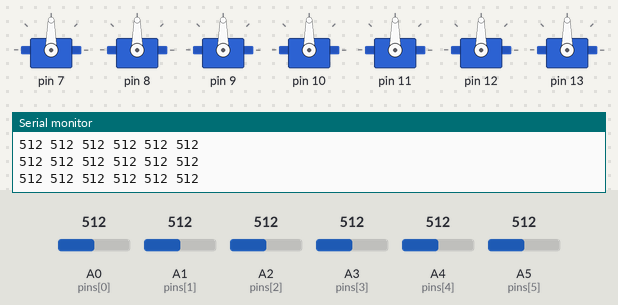
A sketch run on a simulated Arduino Uno, built with avr-gcc and run on an emulated ATmega328P. On the bench: 7 × servo, the last lines printed to the serial monitor. Inputs (shaded band) come from the test bench; at power-on: A0 (pins[0]) = 512, A1 (pins[1]) = 512, A2 (pins[2]) = 512, A3 (pins[3]) = 512, A4 (pins[4]) = 512, A5 (pins[5]) = 512.

Above: at 1.2 s.
1.3 s: A0 (pins[0]) set to 110
At 2.5 s:
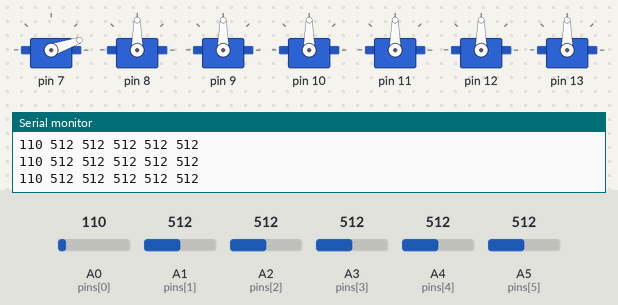
2.8 s: A0 (pins[0]) set to 92
At 3.1 s:
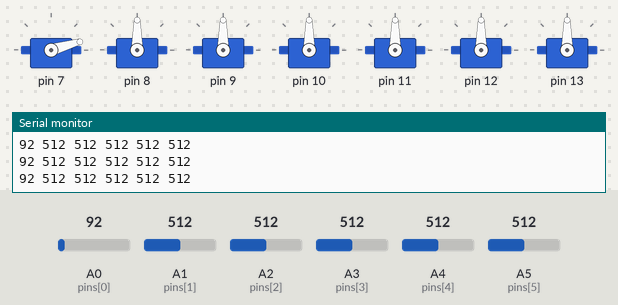
5.8 s: A1 (pins[1]) set to 716
At 6.3 s:
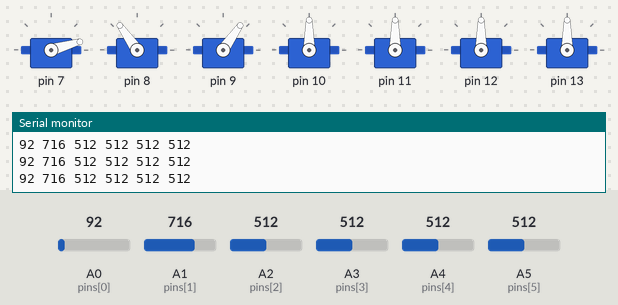
7.3 s: A2 (pins[2]) set to 108
At 7.7 s:
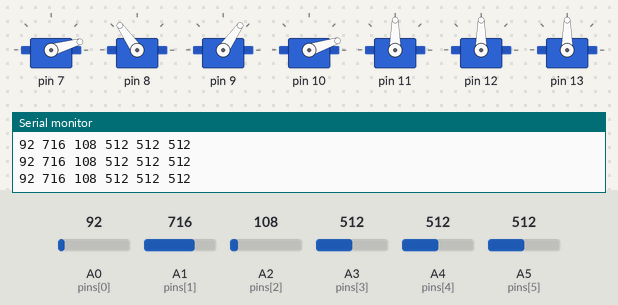
8.8 s: A2 (pins[2]) set to 95
At 9.1 s:
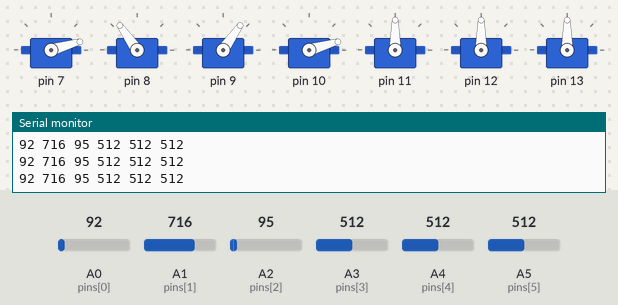
11.8 s: A3 (pins[3]) set to 110
At 12.4 s:
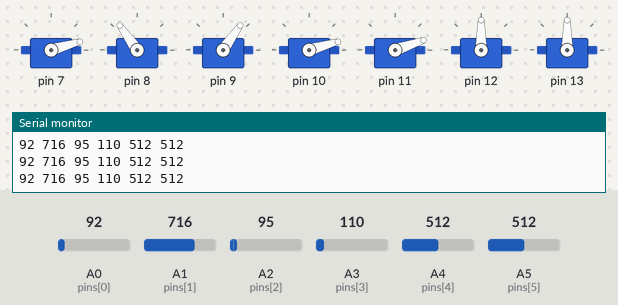
13.3 s: A3 (pins[3]) set to 91
Timing chart, 0 to 16.3 s (numbered marks = the images above; inputs shaded):
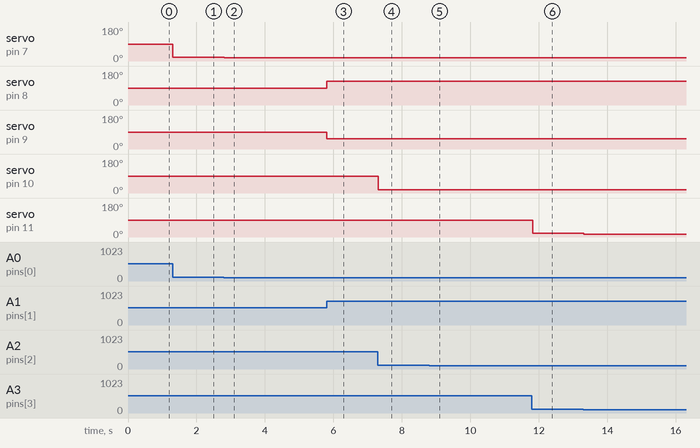

The sketch:

_6Pot.ino
```cpp
#include <Servo.h>
Servo servos[7];

int pins[6] = {A0,A1,A2,A3,A4,A5};
int vals[6];

void setup() {
  // put your setup code here, to run once:
  for (int i = 0; i < 6; i++) pinMode(pins[i],INPUT);
  for (int i = 0; i < 7; i++) {
    servos[i].attach(i+7);
  }
  Serial.begin(9600);
}

void loop() {
  // put your main code here, to run repeatedly:
  for (int i = 0; i < 6; i++) {
    vals[i] = analogRead(pins[i]);
    Serial.print(vals[i]);
    Serial.print(" ");
    int deg = map(vals[i],0,1024,0,180);
    if (i == 1) {
      servos[i].write(deg);
      servos[i+1].write(180-deg);
    }
    else if (i == 0) {
      servos[i].write(deg);
    }
    else {
      servos[i+1].write(deg);
    }
  }
  Serial.println();
  delay(15);
}
```

Measured:
- after the input at 1.3 s, servo on pin 7: 90° → 19° at once
- after the input at 2.8 s, servo on pin 7: 19° → 16° at once
- after the input at 5.8 s, servo on pin 8: 90° → 125° at once; servo on pin 9: 90° → 55° at once
- after the input at 7.3 s, servo on pin 10: 90° → 18° at once
- after the input at 8.8 s, servo on pin 10: 18° → 16° at once
- after the input at 11.8 s, servo on pin 11: 90° → 19° at once
- after the input at 13.3 s, servo on pin 11: 19° → 15° at once
